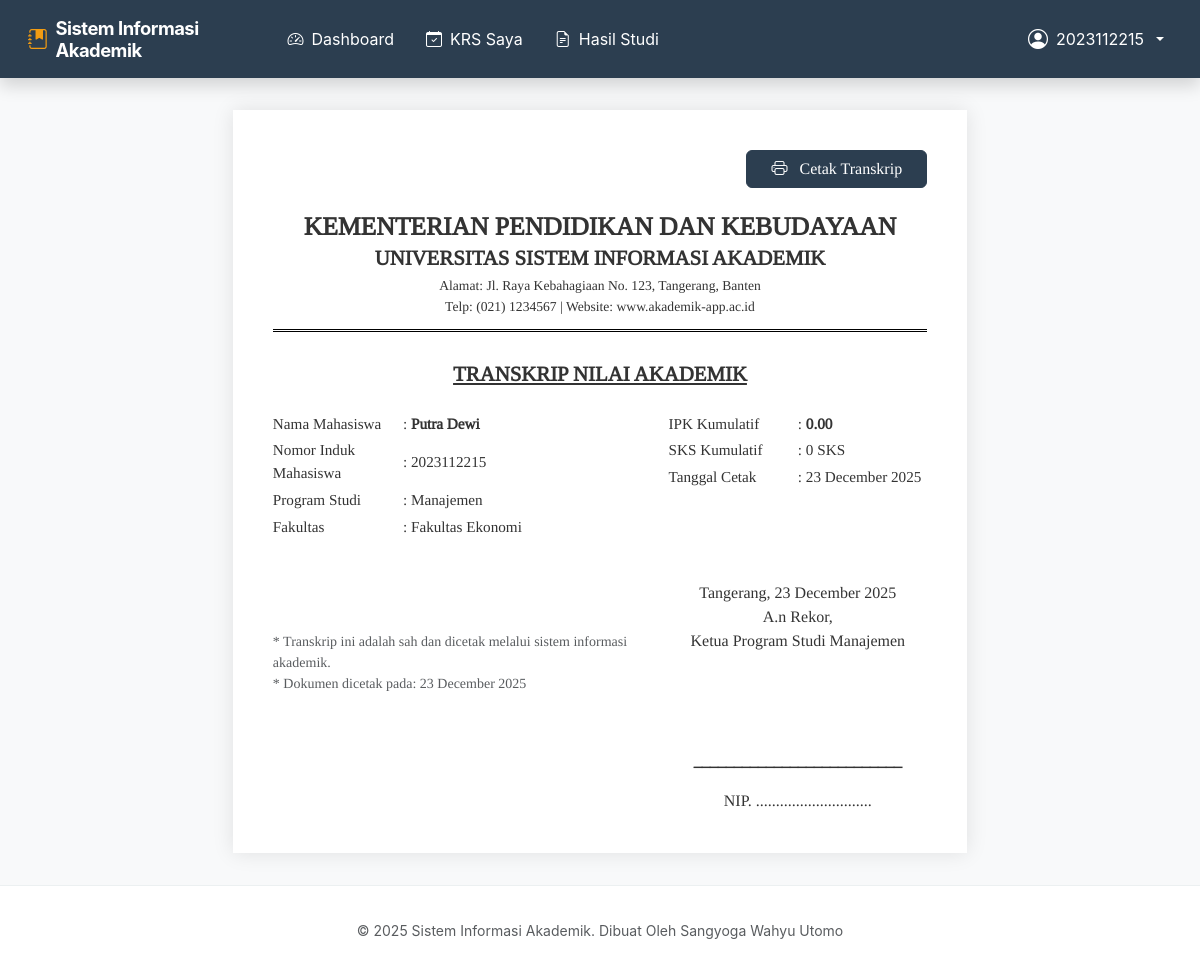
Screenshot of /mahasiswa/transkrip (signed in) with the database file from the repository.
### tables this page shows
CREATE TABLE tbMahasiswa (
            nim TEXT PRIMARY KEY, 
            nama TEXT NOT NULL, 
            alamat TEXT,
            prodi TEXT,
            fakultas TEXT
        , telepon TEXT);

### routes/mahasiswa.py (the view, shortened to what this page needs)
@mahasiswa_bp.route('/mahasiswa/transkrip')
def transkrip_nilai():
    if not session.get('logged_in'): return redirect(url_for('auth.login'))
    conn = get_db()
    if session.get('role') in ['Admin Sistem', 'Dosen']:
        nim = request.args.get('nim')
        if not nim:
            flash('NIM harus ditentukan.', 'warning')
            return redirect(url_for('general.index'))
    else:
        nim = session.get('username')
    mahasiswa = repo.cari_by_nim(conn, nim)
    if not mahasiswa:
        flash('Mahasiswa tidak ditemukan.', 'danger')
        return redirect(url_for('general.index'))
    cursor = conn.cursor()
    cursor.execute("""
        SELECT k.semester, m.kode_matkul, m.nama_matkul, m.sks, k.nilai_huruf, k.nilai_angka
        FROM tbKRS k
        JOIN tbMatakuliah m ON k.kode_matkul = m.kode_matkul
        WHERE k.nim = ? AND k.nilai_huruf IS NOT NULL
        ORDER BY k.semester ASC, m.nama_matkul ASC
    """, (nim,))
    rows = cursor.fetchall()
    transkrip = {}
    total_sks_kumulatif = 0
    total_bobot_kumulatif = 0
    bobot_map = {'A': 4, 'B': 3, 'C': 2, 'D': 1, 'E': 0}
    ipk = 0.00
    if total_sks_kumulatif > 0:
        ipk = round(total_bobot_kumulatif / total_sks_kumulatif, 2)
    from datetime import datetime
    current_date = datetime.now().strftime('%d %B %Y')
    return render_template('transkrip.html',
                           mahasiswa=mahasiswa,
                           transkrip_per_semester=transkrip,
                           total_sks=total_sks_kumulatif,
                           ipk=ipk,
                           current_date=current_date)

### app.py (called while the page is built, shortened)
@app.context_processor
def inject_totals():
    return dict(nav_total_pending=0)

@app.teardown_appcontext
def close_connection(exception):
    repo.close_connection(exception)

### repository.py (called while the page is built)
def get_db():
    db = getattr(g, '_database', None)
    if db is None:
        db = g._database = sqlite3.connect(DATABASE_NAME)
        db.row_factory = sqlite3.Row
    return db

def close_connection(exception):
    db = getattr(g, '_database', None)
    if db is not None:
        db.close()

def cari_by_nim(conn, nim):
    cursor = conn.cursor()
    cursor.execute("SELECT * FROM tbMahasiswa WHERE nim=?", (nim,))
    return cursor.fetchone()

### routes/general.py (called while the page is built)
def get_db():
    return repo.get_db()

### templates/transkrip.html (shortened to what this page needs)
{% extends "base.html" %}
{% block content_container %}
<div class="transcript-container">
    <div class="no-print mb-4 text-end">
        <button onclick="window.print()" class="btn btn-primary px-4"><i class="bi bi-printer me-2"></i> Cetak
            Transkrip</button>
    </div>
    <div class="formal-header">
        <h1>KEMENTERIAN PENDIDIKAN DAN KEBUDAYAAN</h1>
        <h2 class="h4 fw-bold">UNIVERSITAS SISTEM INFORMASI AKADEMIK</h2>
        <p>Alamat: Jl. Raya Kebahagiaan No. 123, Tangerang, Banten</p>
        <p>Telp: (021) 1234567 | Website: www.akademik-app.ac.id</p>
    </div>
    <div class="text-center mb-4">
        <h3 class="fw-bold text-decoration-underline" style="font-size: 1.3rem;">TRANSKRIP NILAI AKADEMIK</h3>
    </div>
    <div class="row mb-4">
        <div class="col-7">
            <table class="w-100 info-table">
                <tr>
                    <td width="35%">Nama Mahasiswa</td>
                    <td>: <strong>{{ mahasiswa['nama'] }}</strong></td>
                </tr>
                <tr>
                    <td>Nomor Induk Mahasiswa</td>
                    <td>: {{ mahasiswa['nim'] }}</td>
                </tr>
                <tr>
                    <td>Program Studi</td>
                    <td>: {{ mahasiswa['prodi'] }}</td>
                </tr>
                <tr>
                    <td>Fakultas</td>
                    <td>: {{ mahasiswa['fakultas'] or '-' }}</td>
                </tr>
            </table>
        </div>
        <div class="col-5">
            <table class="w-100 info-table">
                <tr>
                    <td width="50%">IPK Kumulatif</td>
                    <td>: <strong>{{ "{:.2f}".format(ipk) }}</strong></td>
                </tr>
                <tr>
                    <td>SKS Kumulatif</td>
                    <td>: {{ total_sks }} SKS</td>
                </tr>
                <tr>
                    <td>Tanggal Cetak</td>
                    <td>: {{ current_date }}</td>
                </tr>
            </table>
        </div>
    </div>
    <div class="signature-section">
        <div class="row">
            <div class="col-7">
                <p class="small text-muted" style="margin-top: 50px;">
                    * Transkrip ini adalah sah dan dicetak melalui sistem informasi akademik.<br>
                    * Dokumen dicetak pada: {{ current_date }}
                </p>
            </div>
            <div class="col-5 text-center">
                <p>Tangerang, {{ current_date }}<br>A.n Rekor,<br>Ketua Program Studi {{ mahasiswa['prodi'] }}</p>
                <div style="height: 80px;"></div>
                <p class="fw-bold text-decoration-underline text-uppercase">__________________________</p>
                <p class="mb-0">NIP. .............................</p>
            </div>
        </div>
    </div>
</div>
{% endblock %}

### static/css/style.css (style rules this page uses)
:root { --bs-primary: #2c3e50; --bs-success: #18bc9c; --bs-info: #3498db; --bs-danger: #e74c3c; }
body { background-color: #f8f9fa; display: flex; flex-direction: column; min-height: 100vh; font-family: 'Inter', -apple-system, BlinkMacSystemFont, "Segoe UI", Roboto, Helvetica, Arial, sans-serif; }

### templates/transkrip.html (style rules this page uses)
.transcript-container { font-family: 'FormalSerif', serif; color: #333; max-width: 900px; margin: 2rem auto; padding: 40px; background: white; box-shadow: 0 0 20px rgba(0, 0, 0, 0.1); }
.formal-header { text-align: center; border-bottom: 3px double black; padding-bottom: 10px; margin-bottom: 30px; }
.formal-header h1 { font-size: 1.6rem; font-weight: bold; margin-bottom: 3px; text-transform: uppercase; }
.formal-header h2 { font-size: 1.3rem; margin-bottom: 5px; }
.formal-header p { margin-bottom: 1px; font-size: 0.85rem; }
.info-table td { padding: 2px 0; font-size: 0.95rem; }
.signature-section { margin-top: 40px; }

### rows the page displays
tbMahasiswa: nama "Putra Dewi", nim "2023112215", prodi "Manajemen", fakultas "Fakultas Ekonomi"

### other values shown
{{ session.get('username') }} "2023112215"
{{ "{:.2f}".format(ipk) }} "0.00"
{{ total_sks }} "0"
